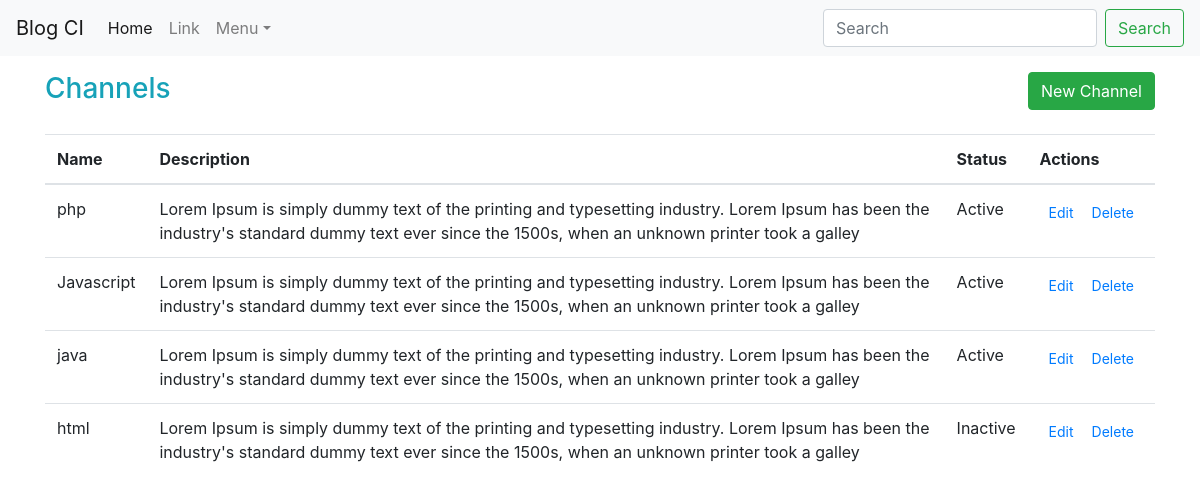
The app's page /index.php/channels with its own data.
### tables this page shows
CREATE TABLE `channel` (
  `id` int(11) NOT NULL,
  `name` varchar(60) NOT NULL,
  `description` text NOT NULL,
  `status` tinyint(4) NOT NULL COMMENT '1 as active, 0 as inactive',
  `created_at` timestamp NOT NULL DEFAULT CURRENT_TIMESTAMP ON UPDATE CURRENT_TIMESTAMP
);

### application/views/channels/page.php (called while the page is built, shortened)
<?php
$this->load->view('master/header');
$this->load->view($page);
?>

### application/controllers/Channels.php (called while the page is built, shortened)
<?php
class Channels extends CI_Controller
{
    public function  __construct()
    {
        $this->load->model('channel');
    }
    public function index()
    {
        $data['channels'] = $this->channel->get_all_item('channel');
        $data['page'] = 'channels/index';
        $this->load->view('channels/page', $data);
    }
}

### index.php (called while the page is built, shortened)
<?php
require_once BASEPATH.'core/CodeIgniter.php';

### application/models/Common.php (called while the page is built, shortened)
<?php
class Common extends CI_Model
{
    public function get_all_item($table)
    {
        $query = $this->db->get($table);
        $res=$query->result();
        return $res;
    }
}

### application/views/channels/index.php (the view, shortened to what this page needs)
<div class="row">
  <div class="col">
    <h3 class="text-info" style="display:inline">Channels</h3>
    <span class="float-right"> <a href="<?php echo base_url(); ?>channels/create" class="btn btn-success">New Channel</a><br></span>
  </div>
</div>
<div class="row">
  <div class="col"><br>
    <table class="table">
        <thead>
        <tr>
            <th scope="col">Name</th>
            <th scope="col" >Description</th>
            <th scope="col">Status</th>
            <th scope="col">Actions</th>
        </tr>
        </thead>
        <tbody>
        <?php foreach ($channels as $channel) { ?>
            <tr>
                <td><?php echo $channel->name ;?></td>
                <td><?php echo $channel->description ;?></td>
                <td><?php echo ($channel->status == 1) ? 'Active' : 'Inactive'; ?></td>
                <td>
                  <div class="btn-group">
                    <a href="<?php echo base_url() ;?>channels/edit/<?php echo $channel->id ;?>" class="btn btn-link btn-sm" >Edit</a>
                    <form action="<?php echo base_url();?>channels/destroy/<?php echo $channel->id ;?>" method="post" class="form-inline">
                        <button type="submit" class="btn btn-link btn-sm">Delete</button>
                    </form>
                    </div>
                </td>
            </tr>
        <?php } ?>
        </tbody>
    </table>
  </div>
</div>

### application/views/master/header.php (style rules this page uses)
body { min-height: 75rem; padding-top: 4.5rem; }

### records on screen
channel: name "php", description "Lorem Ipsum is simply dummy text of the printing and typesetting industry. Lorem Ipsum has been the industry's standard dummy text ever since the 1500s, when an unknown printer took a galley", status "Active"
channel: name "Javascript", description "Lorem Ipsum is simply dummy text of the printing and typesetting industry. Lorem Ipsum has been the industry's standard dummy text ever since the 1500s, when an unknown printer took a galley", status "Active"
channel: name "java", description "Lorem Ipsum is simply dummy text of the printing and typesetting industry. Lorem Ipsum has been the industry's standard dummy text ever since the 1500s, when an unknown printer took a galley", status "Active"
channel: name "html", description "Lorem Ipsum is simply dummy text of the printing and typesetting industry. Lorem Ipsum has been the industry's standard dummy text ever since the 1500s, when an unknown printer took a galley", status "Inactive"
